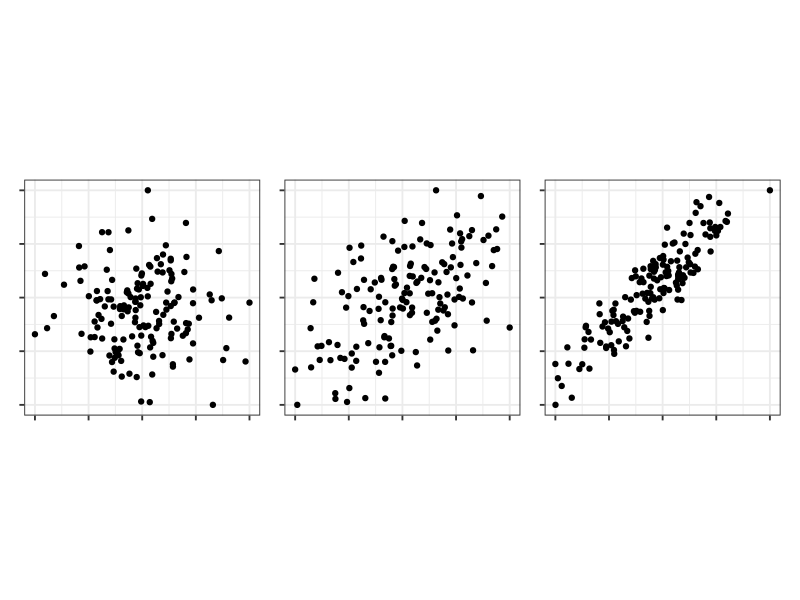
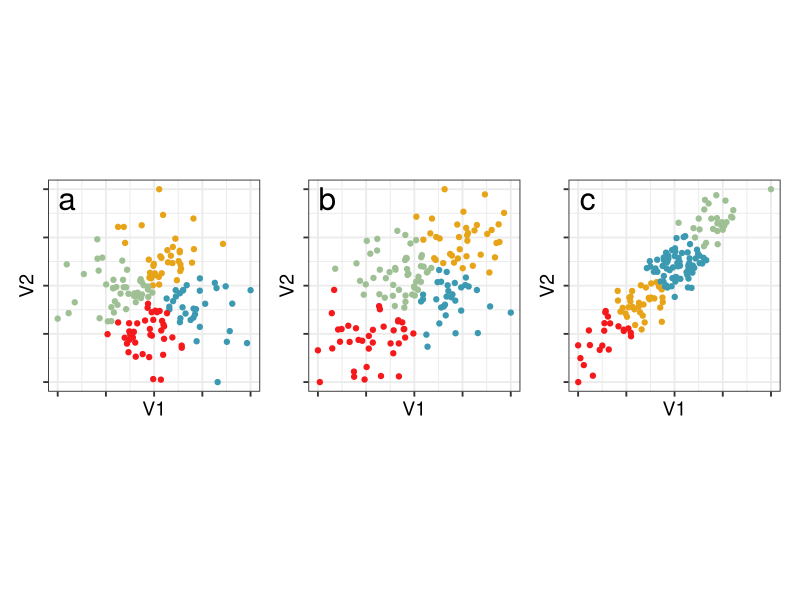
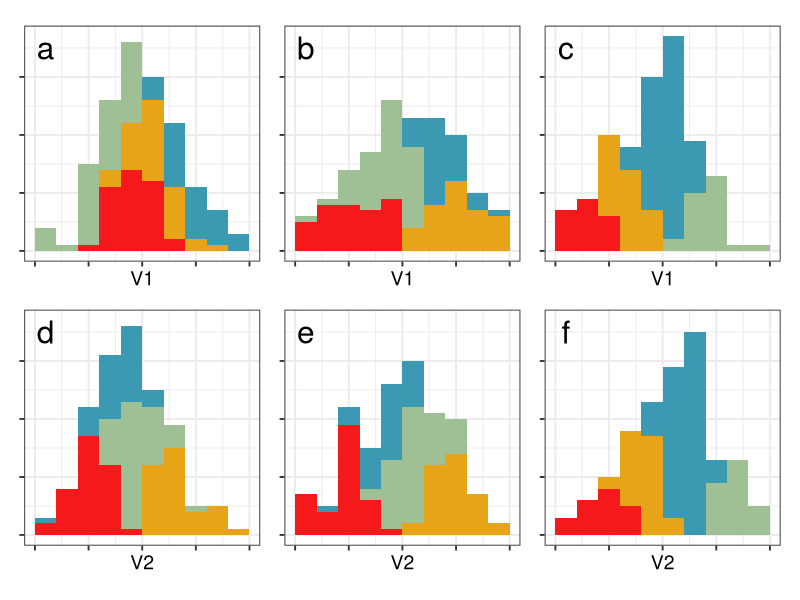

The R source for these figures, in order:
# Example in introduction
library(tidyverse)
library(mvtnorm)
library(patchwork)
library(colorspace)

theme_set(theme_bw(base_size = 14) +
            theme(
              aspect.ratio = 1,
              plot.background = element_rect(fill = 'transparent', colour = NA),
              plot.title.position = "plot",
              plot.title = element_text(size = 24),
              panel.background = element_rect(fill = 'transparent', colour = NA),
              legend.background = element_rect(fill = 'transparent', colour = NA),
              legend.key = element_rect(fill = 'transparent', colour = NA)
            )
)

f_std <- function(x) {(x-min(x))/(max(x)-min(x))}
set.seed(914)
blob1 <- rmvnorm(n=155, mean=c(0,0), 
                 sigma=matrix(c(1, 0, 0, 1), 
                              ncol=2, byrow=TRUE)) |> 
  as_tibble() |>
  mutate_all(f_std)
blob2 <- rmvnorm(n=155, mean=c(0,0), 
                 sigma=matrix(c(1, 0.6, 0.6, 1), 
                              ncol=2, byrow=TRUE)) |> 
  as_tibble() |>
  mutate_all(f_std)
blob3 <- rmvnorm(n=155, mean=c(0,0), 
                 sigma=matrix(c(1, 0.9, 0.9, 1), 
                              ncol=2, byrow=TRUE)) |> 
  as_tibble() |>
  mutate_all(f_std)
b1 <- ggplot(blob1, aes(V1, V2)) + 
  geom_point() +
  theme(axis.text = element_blank(),
        axis.title = element_blank())
b2 <- ggplot(blob2, aes(V1, V2)) + 
  geom_point() +
  theme(axis.text = element_blank(),
        axis.title = element_blank())
b3 <- ggplot(blob3, aes(V1, V2)) + 
  geom_point() +
  theme(axis.text = element_blank(),
        axis.title = element_blank())
b1 + b2 + b3 + plot_layout(ncol=3)


set.seed(855)
b1_km <- kmeans(blob1, 4)
b2_km <- kmeans(blob2, 4)
b3_km <- kmeans(blob3, 4)
blob1_cl <- blob1 |>
  mutate(cl = factor(b1_km$cluster))
blob2_cl <- blob2 |>
  mutate(cl = factor(b2_km$cluster))
blob3_cl <- blob3 |>
  mutate(cl = factor(b3_km$cluster))
b4 <- ggplot(blob1_cl, aes(V1, V2, colour=cl)) + 
  geom_point() +
  scale_color_discrete_divergingx(palette="Zissou 1") +
  annotate("text", x=0.05, y=0.95, label="a", size=8) +
  theme(legend.position = "none", 
        axis.text = element_blank())
b5 <- ggplot(blob2_cl, aes(V1, V2, colour=cl)) + 
  geom_point() +
  scale_color_discrete_divergingx(palette="Zissou 1") +
  annotate("text", x=0.05, y=0.95, label="b", size=8) +
  theme(legend.position = "none", 
        axis.text = element_blank())
b6 <- ggplot(blob3_cl, aes(V1, V2, colour=cl)) + 
  geom_point() +
  scale_color_discrete_divergingx(palette="Zissou 1") +
  annotate("text", x=0.05, y=0.95, label="c", size=8) +
  theme(legend.position = "none", 
        axis.text = element_blank())
b4 + b5 + b6 + plot_layout(ncol=3)

b7 <- ggplot(blob1_cl, aes(V1, fill=cl)) + 
  geom_histogram(breaks = seq(0, 1, 0.1)) +
  scale_fill_discrete_divergingx(palette="Zissou 1") +
  ylim(c(0,37)) +
  annotate("text", x=0.05, y=35, label="a", size=8) +
  theme(legend.position = "none", 
        axis.text = element_blank(),
        axis.title.y = element_blank())
b8 <- ggplot(blob2_cl, aes(V1, fill=cl)) + 
  geom_histogram(breaks = seq(0, 1, 0.1)) +
  scale_fill_discrete_divergingx(palette="Zissou 1") +
  ylim(c(0,37)) +
  annotate("text", x=0.05, y=35, label="b", size=8) +
  theme(legend.position = "none", 
        axis.text = element_blank(),
        axis.title.y = element_blank())
b9 <- ggplot(blob3_cl, aes(V1, fill=cl)) + 
  geom_histogram(breaks = seq(0, 1, 0.1)) +
  scale_fill_discrete_divergingx(palette="Zissou 1") +
  ylim(c(0,37)) +
  annotate("text", x=0.05, y=35, label="c", size=8) +
  theme(legend.position = "none", 
        axis.text = element_blank(),
        axis.title.y = element_blank())
b10 <- ggplot(blob1_cl, aes(V2, fill=cl)) + 
  geom_histogram(breaks = seq(0, 1, 0.1)) +
  scale_fill_discrete_divergingx(palette="Zissou 1") +
  ylim(c(0,37)) +
  annotate("text", x=0.05, y=35, label="d", size=8) +
  theme(legend.position = "none", 
        axis.text = element_blank(),
        axis.title.y = element_blank())
b11 <- ggplot(blob2_cl, aes(V2, fill=cl)) + 
  geom_histogram(breaks = seq(0, 1, 0.1)) +
  scale_fill_discrete_divergingx(palette="Zissou 1") +
  ylim(c(0,37)) +
  annotate("text", x=0.05, y=35, label="e", size=8) +
  theme(legend.position = "none", 
        axis.text = element_blank(),
        axis.title.y = element_blank())
b12 <- ggplot(blob3_cl, aes(V2, fill=cl)) + 
  geom_histogram(breaks = seq(0, 1, 0.1)) +
  scale_fill_discrete_divergingx(palette="Zissou 1") +
  ylim(c(0,37)) +
  annotate("text", x=0.05, y=35, label="f", size=8) +
  theme(legend.position = "none", 
        axis.text = element_blank(),
        axis.title.y = element_blank())
b7 + b8 + b9 + b10 + b11 + b12 + plot_layout(ncol=3)
